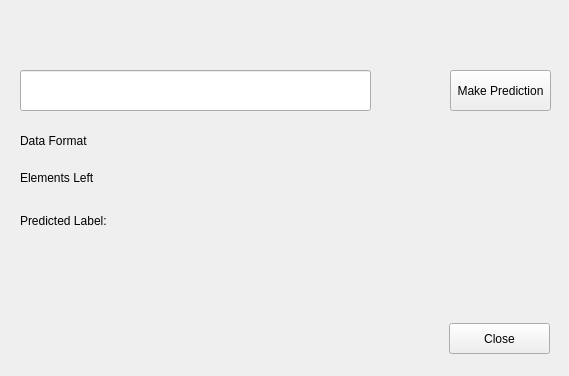
<?xml version="1.0" encoding="UTF-8"?>
<ui version="4.0">
 <class>make_individual_prediction</class>
 <widget class="QWidget" name="make_individual_prediction">
  <property name="geometry">
   <rect>
    <x>0</x>
    <y>0</y>
    <width>569</width>
    <height>376</height>
   </rect>
  </property>
  <property name="minimumSize">
   <size>
    <width>569</width>
    <height>376</height>
   </size>
  </property>
  <property name="maximumSize">
   <size>
    <width>569</width>
    <height>376</height>
   </size>
  </property>
  <property name="windowTitle">
   <string>Form</string>
  </property>
  <widget class="QLineEdit" name="lineEdit_enter_data">
   <property name="geometry">
    <rect>
     <x>20</x>
     <y>70</y>
     <width>351</width>
     <height>41</height>
    </rect>
   </property>
  </widget>
  <widget class="QPushButton" name="pushButton_make_prediction">
   <property name="geometry">
    <rect>
     <x>450</x>
     <y>70</y>
     <width>101</width>
     <height>41</height>
    </rect>
   </property>
   <property name="text">
    <string>Make Prediction</string>
   </property>
  </widget>
  <widget class="QPushButton" name="pushButton_close">
   <property name="geometry">
    <rect>
     <x>449</x>
     <y>323</y>
     <width>101</width>
     <height>31</height>
    </rect>
   </property>
   <property name="text">
    <string>Close</string>
   </property>
  </widget>
  <widget class="QLabel" name="label">
   <property name="geometry">
    <rect>
     <x>20</x>
     <y>210</y>
     <width>91</width>
     <height>21</height>
    </rect>
   </property>
   <property name="text">
    <string>Predicted Label: </string>
   </property>
  </widget>
  <widget class="QLabel" name="label_2">
   <property name="geometry">
    <rect>
     <x>20</x>
     <y>130</y>
     <width>71</width>
     <height>21</height>
    </rect>
   </property>
   <property name="text">
    <string>Data Format</string>
   </property>
  </widget>
  <widget class="QLabel" name="label_3">
   <property name="geometry">
    <rect>
     <x>20</x>
     <y>170</y>
     <width>81</width>
     <height>16</height>
    </rect>
   </property>
   <property name="text">
    <string>Elements Left</string>
   </property>
  </widget>
  <widget class="QLabel" name="label_data_format">
   <property name="geometry">
    <rect>
     <x>120</x>
     <y>130</y>
     <width>441</width>
     <height>16</height>
    </rect>
   </property>
   <property name="text">
    <string/>
   </property>
  </widget>
  <widget class="QLabel" name="label_element_left">
   <property name="geometry">
    <rect>
     <x>120</x>
     <y>170</y>
     <width>49</width>
     <height>16</height>
    </rect>
   </property>
   <property name="text">
    <string/>
   </property>
  </widget>
  <widget class="QLabel" name="label_predicted_label">
   <property name="geometry">
    <rect>
     <x>120</x>
     <y>210</y>
     <width>49</width>
     <height>16</height>
    </rect>
   </property>
   <property name="text">
    <string/>
   </property>
  </widget>
 </widget>
 <resources/>
 <connections/>
</ui>
